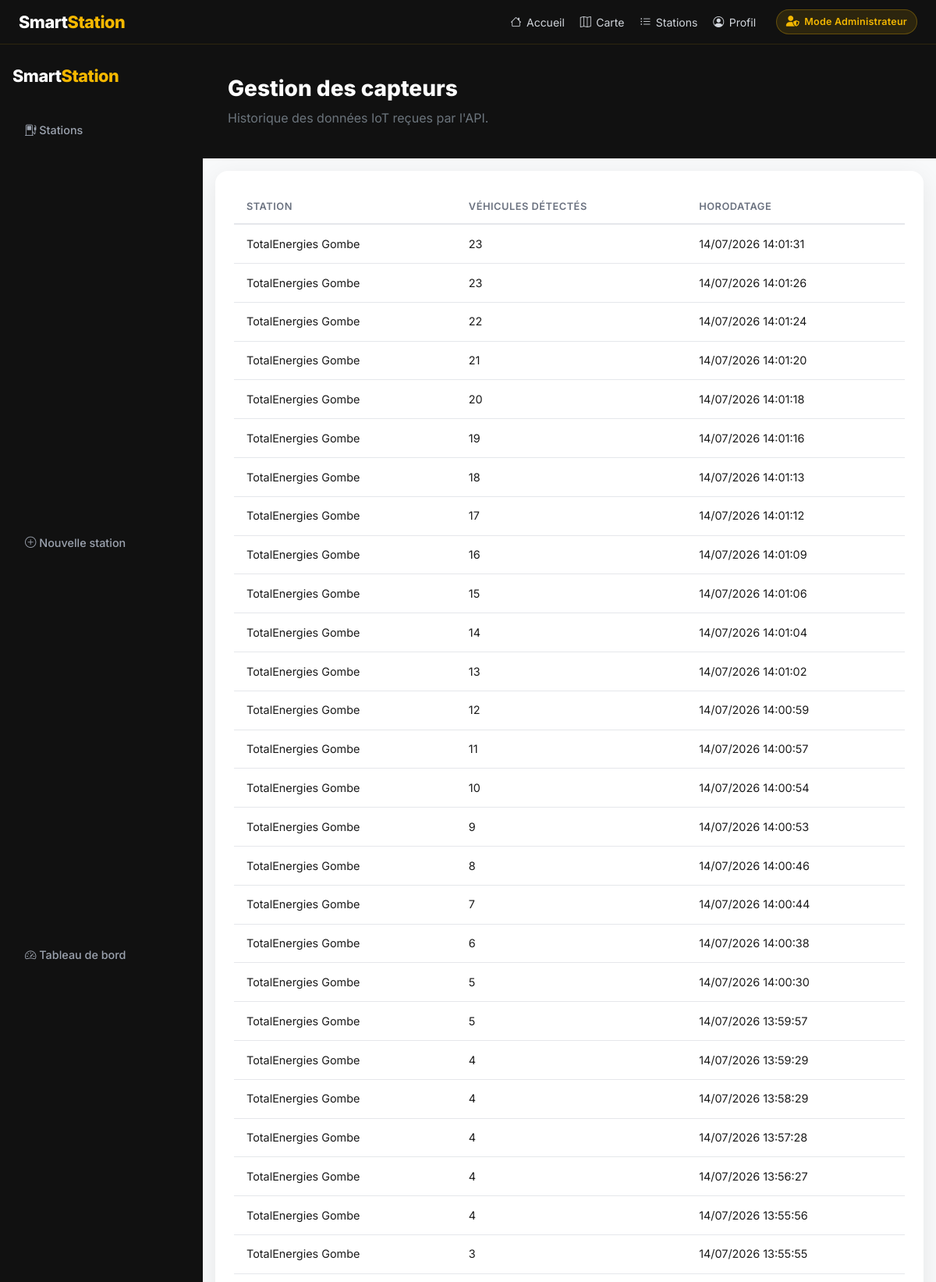
/administration/capteurs/ (signed in, upper part), run on the app's committed database.
### stations/models.py (models this page shows, shortened)
class HistoriqueCapteurs(models.Model):
    station = models.ForeignKey(
        StationService,
        on_delete=models.CASCADE,
        related_name="historiques",
    )
    nombre_vehicules = models.PositiveIntegerField()
    timestamp = models.DateTimeField(auto_now_add=True)
    class Meta:
        ordering = ["-timestamp"]

class StationService(models.Model):
    STATUT_OUVERTE = "ouverte"
    STATUT_FERMEE = "fermee"
    STATUT_CHOICES = [
        (STATUT_OUVERTE, "Ouverte"),
        (STATUT_FERMEE, "Fermée"),
    ]
    AFFLUENCE_FAIBLE = "faible"
    AFFLUENCE_MOYENNE = "moyenne"
    AFFLUENCE_FORTE = "forte"
    AFFLUENCE_CHOICES = [
        (AFFLUENCE_FAIBLE, "Faible"),
        (AFFLUENCE_MOYENNE, "Moyenne"),
        (AFFLUENCE_FORTE, "Forte"),
    ]
    nom = models.CharField(max_length=255)
    adresse = models.CharField(max_length=500, blank=True, default="")
    latitude = models.FloatField()
    longitude = models.FloatField()
    telephone = models.CharField(max_length=30, blank=True, default="")
    carburants = models.CharField(
        max_length=255,
        default="Essence, Gasoil",
        help_text="Carburants proposés, séparés par des virgules.",
    )
    capacite_max = models.PositiveIntegerField(default=30)
    statut = models.CharField(
        max_length=10,
        choices=STATUT_CHOICES,
        default=STATUT_OUVERTE,
    )
    carburant_disponible = models.BooleanField(default=True)
    nombre_vehicules = models.PositiveIntegerField(default=0)
    niveau_affluence = models.CharField(
        max_length=10,
        choices=AFFLUENCE_CHOICES,
        default=AFFLUENCE_FAIBLE,
    )
    date_mise_a_jour = models.DateTimeField(auto_now=True)
    class Meta:
        ordering = ["nom"]

### stations/views.py (the view)
# urls.py: path("administration/capteurs/", AdminCapteursView.as_view(), name="admin-capteurs"),
class AdminCapteursView(AdminRequiredMixin, TemplateView):
    template_name = "stations/admin_capteurs.html"
    def get_context_data(self, **kwargs: Any) -> dict[str, Any]:
        context = super().get_context_data(**kwargs)
        context["historiques"] = (
            HistoriqueCapteurs.objects.select_related("station").all()[:50]
        )
        return context

### stations/views.py (called while the page is built)
    def test_func(self) -> bool:
        user = self.request.user
        return bool(user and (user.is_staff or user.is_superuser))

### templates/stations/admin_capteurs.html (shortened to what this page needs)
{% extends "stations/base_admin.html" %}
{% block content %}
<header class="ss-admin-hero">
  <h1>Gestion des capteurs</h1>
  <p class="text-secondary mb-0">Historique des données IoT reçues par l'API.</p>
</header>
<div class="p-3">
  <div class="ss-card ss-table-wrap">
    <table class="ss-table">
      <thead>
        <tr><th>Station</th><th>Véhicules détectés</th><th>Horodatage</th></tr>
      </thead>
      <tbody>
        {% for h in historiques %}
          <tr>
            <td>{{ h.station.nom }}</td>
            <td>{{ h.nombre_vehicules }}</td>
            <td>{{ h.timestamp|date:"d/m/Y H:i:s" }}</td>
          </tr>
        {% empty %}
          <tr><td colspan="3" class="text-muted">Aucune lecture capteur.</td></tr>
        {% endfor %}
      </tbody>
    </table>
  </div>
</div>
{% endblock %}

### static/stations/css/smartstation.css (style rules this page uses)
:root { --ss-black: #111111; --ss-yellow: #f5b800; --ss-yellow-hover: #e0a800; --ss-white: #ffffff; --ss-bg: #f8f9fa; --ss-text: #1a1a1a; --ss-muted: #6b7280; --ss-border: #e5e7eb; --ss-green: #22c55e; --ss-orange: #f97316; --ss-red: #ef4444; --ss-radius: 16px; --ss-radius-pill: 999px; --ss-shadow: 0 8px 30px rgba(0, 0, 0, 0.08); --ss-shadow-lg: 0 20px 50px rgba(0, 0, 0, 0.12); --ss-transition: 0.2s ease; }
*, *::before, *::after { box-sizing: border-box; }
body { margin: 0; font-family: "Inter", system-ui, sans-serif; background: var(--ss-bg); color: var(--ss-text); -webkit-font-smoothing: antialiased; }
.ss-card { background: var(--ss-white); border-radius: var(--ss-radius); box-shadow: var(--ss-shadow); padding: 1.5rem; transition: transform var(--ss-transition), box-shadow var(--ss-transition); }
.ss-admin-hero { background: var(--ss-black); color: var(--ss-white); padding: 2rem 2rem 2.5rem; }
.ss-admin-hero h1 { font-size: 1.75rem; font-weight: 800; margin: 0.5rem 0; }
.ss-table-wrap { overflow-x: auto; }
.ss-table { width: 100%; border-collapse: collapse; font-size: 0.9rem; }
.ss-table th { text-align: left; padding: 0.75rem 1rem; border-bottom: 2px solid var(--ss-border); font-weight: 600; color: var(--ss-muted); font-size: 0.8rem; text-transform: uppercase; letter-spacing: 0.04em; }
.ss-table td { padding: 0.85rem 1rem; border-bottom: 1px solid var(--ss-border); }
.ss-admin-body { min-height: 100vh; display: flex; flex-direction: column; background: var(--ss-bg); }

### data on the page
HistoriqueCapteurs: station.nom "TotalEnergies Gombe", nombre_vehicules "23", timestamp "14/07/2026 14:01:31"
HistoriqueCapteurs: station.nom "TotalEnergies Gombe", nombre_vehicules "23", timestamp "14/07/2026 14:01:26"
HistoriqueCapteurs: station.nom "TotalEnergies Gombe", nombre_vehicules "22", timestamp "14/07/2026 14:01:24"
HistoriqueCapteurs: station.nom "TotalEnergies Gombe", nombre_vehicules "21", timestamp "14/07/2026 14:01:20"
HistoriqueCapteurs: station.nom "TotalEnergies Gombe", nombre_vehicules "20", timestamp "14/07/2026 14:01:18"
HistoriqueCapteurs: station.nom "TotalEnergies Gombe", nombre_vehicules "19", timestamp "14/07/2026 14:01:16"
HistoriqueCapteurs: station.nom "TotalEnergies Gombe", nombre_vehicules "18", timestamp "14/07/2026 14:01:13"
HistoriqueCapteurs: station.nom "TotalEnergies Gombe", nombre_vehicules "17", timestamp "14/07/2026 14:01:12"
HistoriqueCapteurs: station.nom "TotalEnergies Gombe", nombre_vehicules "16", timestamp "14/07/2026 14:01:09"
HistoriqueCapteurs: station.nom "TotalEnergies Gombe", nombre_vehicules "15", timestamp "14/07/2026 14:01:06"
HistoriqueCapteurs: station.nom "TotalEnergies Gombe", nombre_vehicules "14", timestamp "14/07/2026 14:01:04"
HistoriqueCapteurs: station.nom "TotalEnergies Gombe", nombre_vehicules "13", timestamp "14/07/2026 14:01:02"
HistoriqueCapteurs: station.nom "TotalEnergies Gombe", nombre_vehicules "12", timestamp "14/07/2026 14:00:59"
HistoriqueCapteurs: station.nom "TotalEnergies Gombe", nombre_vehicules "11", timestamp "14/07/2026 14:00:57"
HistoriqueCapteurs: station.nom "TotalEnergies Gombe", nombre_vehicules "10", timestamp "14/07/2026 14:00:54"
HistoriqueCapteurs: station.nom "TotalEnergies Gombe", nombre_vehicules "9", timestamp "14/07/2026 14:00:53"
HistoriqueCapteurs: station.nom "TotalEnergies Gombe", nombre_vehicules "8", timestamp "14/07/2026 14:00:46"
HistoriqueCapteurs: station.nom "TotalEnergies Gombe", nombre_vehicules "7", timestamp "14/07/2026 14:00:44"
HistoriqueCapteurs: station.nom "TotalEnergies Gombe", nombre_vehicules "6", timestamp "14/07/2026 14:00:38"
HistoriqueCapteurs: station.nom "TotalEnergies Gombe", nombre_vehicules "5", timestamp "14/07/2026 14:00:30"
HistoriqueCapteurs: station.nom "TotalEnergies Gombe", nombre_vehicules "5", timestamp "14/07/2026 13:59:57"
HistoriqueCapteurs: station.nom "TotalEnergies Gombe", nombre_vehicules "4", timestamp "14/07/2026 13:59:29"
HistoriqueCapteurs: station.nom "TotalEnergies Gombe", nombre_vehicules "4", timestamp "14/07/2026 13:58:29"
HistoriqueCapteurs: station.nom "TotalEnergies Gombe", nombre_vehicules "4", timestamp "14/07/2026 13:57:28"
HistoriqueCapteurs: station.nom "TotalEnergies Gombe", nombre_vehicules "4", timestamp "14/07/2026 13:56:27"
HistoriqueCapteurs: station.nom "TotalEnergies Gombe", nombre_vehicules "4", timestamp "14/07/2026 13:55:56"
HistoriqueCapteurs: station.nom "TotalEnergies Gombe", nombre_vehicules "3", timestamp "14/07/2026 13:55:55"
